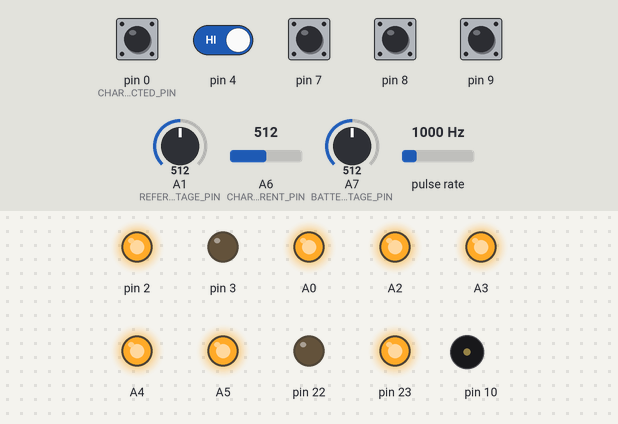
Recording of a sketch running on a simulated Arduino Nano, built with avr-gcc and run on an emulated ATmega328P. Parts: output pins drawn as LEDs (lit = HIGH), buzzer (waves = sounding). Wiring (inferred from the names in the program): pulse sensor: data pin 5. The inputs (shaded band) are chosen by the test bench; at power-on: pin 0 (CHARGER_CONNECTED_PIN), pin 4, pin 7–9 HIGH, A1 (REFERENCE_VOLTAGE_PIN) = 512, A6 (CHARGE_CURRENT_PIN) = 512, A7 (BATTERY_VOLTAGE_PIN) = 512, pulse rate 1000 Hz. Pins used as bus, display or sensor lines are not drawn.

Above: at 1.2 s.
1.3 s: pin 7 pulled LOW for 1 s
At 4.1 s:
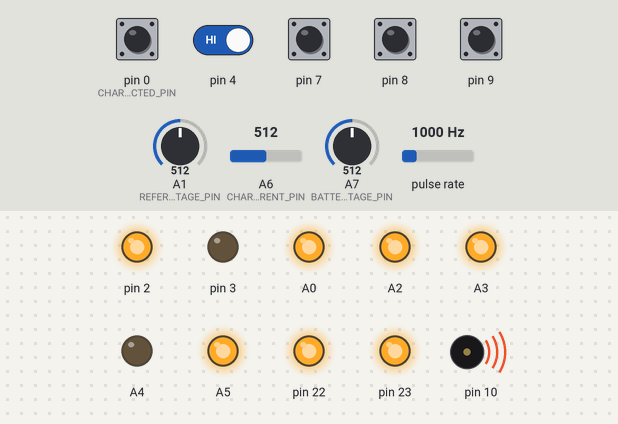
4.8 s: pin 8 pulled LOW for 0.15 s
At 6.8 s:
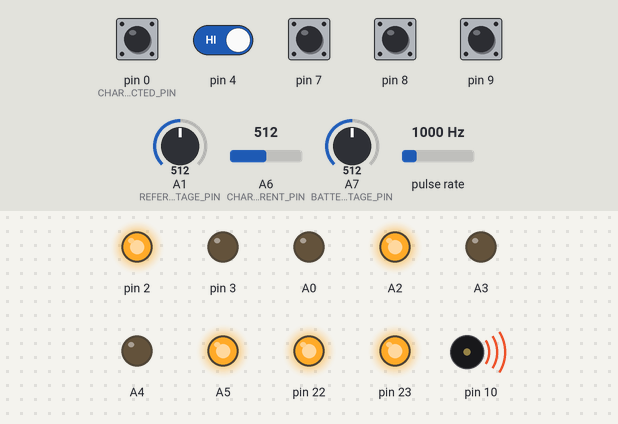
8.3 s: pin 4 driven LOW and pin 8 driven LOW
At 10.5 s:
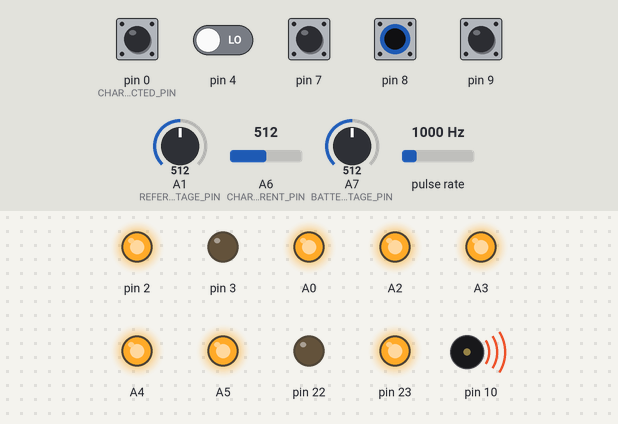
10.8 s: pin 0 (CHARGER_CONNECTED_PIN) pulled LOW for 1 s
At 11.59 s:
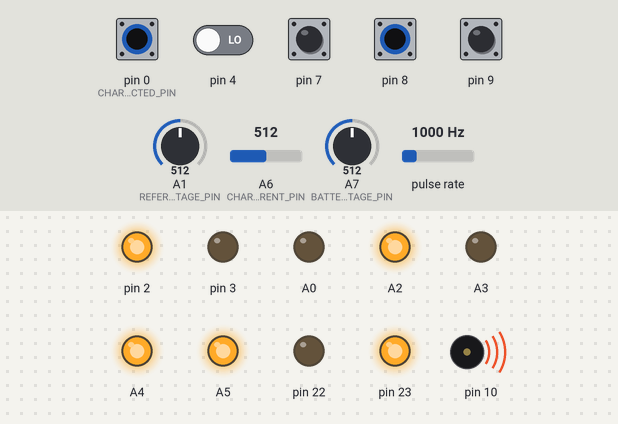
Timing chart, 0 to 13.8 s (numbered marks = the images above; inputs shaded):
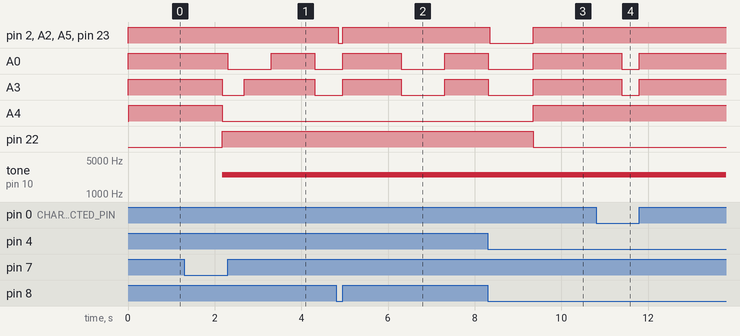

Measured:
- after the input at 1.3 s, A0: HIGH → LOW after 1.0 s, → HIGH 1.0 s later, → LOW 1.0 s later; A3: HIGH → LOW after 0.88 s, → HIGH 0.50 s later, → LOW 1.6 s later; A4: HIGH → LOW after 0.88 s; pin 22: LOW → HIGH after 0.88 s; tone on pin 10: silent → 2500 Hz after 0.88 s
- after the input at 4.8 s, pin 2, A2, A5, pin 23: HIGH → LOW after 0.05 s, → HIGH 0.10 s later
- after the input at 8.3 s, pin 2, A2, A5, pin 23: HIGH → LOW after 0.05 s, → HIGH 1.0 s later; A4: LOW → HIGH after 1.1 s; pin 22: HIGH → LOW after 1.1 s
- after the input at 10.8 s, A0, A3: HIGH → LOW after 0.59 s, → HIGH 0.41 s later

The sketch:

Product.ino
```cpp
/*
 * Product.ino
 *
 * This file acts as the glue between the Arduino runtime and the main program in Main.cpp.
 * Please don't add any code to this file. Instead, add code to Main.cpp.
 * We do it this way so that we can run the Main program either in the actual product,
 * or from a unit test environment. (Note: as of July 2021 there is no unit test setup,
 * but in theory we can/should do it sometime).
 */
#include "Main.h"

Main paprMain;

void setup() {
    paprMain.setup();
}

void loop() {
    paprMain.loop();
}
```

Battery.cpp
```cpp
#include "Battery.h"
#include "Hardware.h"
#include "MySerial.h"

#define hw Hardware::instance

/* The main purpose of the Battery class is to keep track of how much charge is currently in the battery.
 * We do this using the "Coulomb Counting" technique, which is discussed widely on the internet.
 * The algorithm is simple: measure the current flowing into or out of the battery, and measure how much time
 * the current has been flowing. From this, we can deduce the amount of charge that has gone into,
 * or out of the battery. Over time, the accuracy decreases due to cumulative roundoff error, as well
 * as inaccuracies in the time and current measurements. We minimize this loss of accuracy by detecting
 * each time the battery becomes fully charged, because at that point we know exactly how much charge
 * is in the battery.
 *
 * Our charger uses the "constant-current constant-voltage" method to charge the battery. When the charger
 * is first connected to the battery, the charger provides a voltage that is slightly higher than the
 * battery's, which causes current to start flowing into the battery. The charger keeps increasing the
 * voltage until the current reaches the allowed maximum (for our system, this appears to be around 2.6 amperes).
 * As the battery fills with charge, the charger keeps changing the voltage as needed to keep the current constant.
 * When it reaches a certain maximum voltage, the charger stops increasing the voltage. The current continues
 * to flow, but gradually reduces as the battery reaches full charge.
 * At that point, the current drops to 0 and we're done.
 *
 * You can see measurements of voltage and charge flow in the following documents:
 * https://docs.google.com/spreadsheets/d/14-mchRN22HC6OSyAcN329NEcRRjF2_VMbKz3yHDDEoI
 * https://docs.google.com/spreadsheets/d/1fPnn2ukakk8MpyGW_KrOW2ediHh8FU6yWr4Kfq2UNJs
 *
 * The PCB provides information about battery and charger on 4 input pins:
 * BATTERY_VOLTAGE_PIN - a 10-bit ADC that gives voltage. If no charger is connected, this is
 *                       the battery's voltage. If a charger is connected, then the charger and battery are
 *                       effectively wired together so this is the voltage of both.
 * CHARGE_CURRENT_PIN - a 10-bit ADC that gives the charge flowing into or out of the battery. This value
 *                      must be combined with the REFERENCE_VOLTAGE_PIN reading to get a proper result.
 *                      When no charger is connected, charge will be flowing out of the battery. When a
 *                      a charger is connected, charge will typically be flowing into the battery, however
 *                      if the battery is full and the system is consuming a lot of power, then the battery
 *                      and the charger will share the load and so you might see that charge is flowing out.
 * REFERENCE_VOLTAGE_PIN - a 10-bit ADC. Readings from this ADC must be combined with CHARGE CURRENT readings.
 * CHARGER_CONNECTED_PIN - a 1-bit digital input that says whether or not a charger is connected.
 */

// Some parameters used by the coulomb counting algorithm.
const int BATTERY_VOLTAGE_UPDATE_INTERVAL_MILLISECS = 500;
const unsigned long CHARGER_WINDDOWN_TIME_MILLIS = 1UL * 60UL * 1000UL; // 1 minute in milliseconds
const long long CHARGE_MICRO_AMPS_WHEN_FULL = 200000LL; // 0.2 Amps
const long long BATTERY_MICRO_VOLTS_CHANGED_THRESHOLD = 100000LL; // 0.1 volts

// Whenever we wake up from sleeping, we have to re-inititialize all the data used for coulomb counting.
// We don't coulomb count when the system is sleeping, because the amount of current flow is
// negligible during sleep, and because you can't run code when you're sleeping!
void Battery::wakeUp() {
    lastCoulombsUpdateMicroSecs = hw.micros();
    microVolts = 20000000LL;
    chargeStartMilliSecs = hw.millis();
    lastVoltageChangeMilliSecs = hw.millis();
    prevIsCharging = false;
    prevMicroVolts = 0;
    maybeChargingFinished = false;
}

// Given a battery voltage, estimate how much charge is in the battery. This little ad-hoc
// formula is based on measurements I made of a "typical" battery. You can see the raw data in
// the "Time vs. Battery/Charger Voltage" and "Time vs. Battery Charge" charts of the document at
// https://docs.google.com/spreadsheets/d/14-mchRN22HC6OSyAcN329NEcRRjF2_VMbKz3yHDDEoI
long long Battery::estimatePicoCoulombsFromVoltage(long long microVolts) {
    const long milliVolts = ((long)microVolts) / 1000L;
    long coulombs;

    if (milliVolts >= 20000L) {
        coulombs = 5000L + ((milliVolts - 20000L) * 4);
    } else {
        coulombs = 2000L + (milliVolts - 16500L);
    }

    return ((long long)coulombs) * 1000000000000LL;
}

// Function to initialize the coulomb counter. We can't do this in the Battery constructor,
// because the constructor runs before the hardware is fully initialized.
void Battery::initializeCoulombCount() {
    picoCoulombs = constrain(estimatePicoCoulombsFromVoltage(hw.readMicroVolts()), 0, BATTERY_CAPACITY_PICO_COULOMBS);
}

Battery::Battery()
{
    wakeUp();
}

// The Charger Connected pin indicates whether the charger is connected. It DOES NOT tell you if the
// battery is charging - for that you have to look at the current sensor to see if charge is flowing
// into or out of the battery.
bool Battery::isCharging()
{
    return hw.digitalRead(CHARGER_CONNECTED_PIN) == CHARGER_CONNECTED;
}

// The coloumb counting algorithm (in Battery::update()) needs to know how long ago the voltage changed,
// and how long ago the battery started charging. This function keeps track of that information in
// the variables "chargeStartMilliSecs" and "lastVoltageChangeMilliSecs".
void Battery::updateBatteryTimers()
{
    bool isChargingNow = isCharging();
    if (isChargingNow && !prevIsCharging) {
        // we have just started charging
        chargeStartMilliSecs = hw.millis();
        //serialPrintf("Start charging at %ld", chargeStartMilliSecs);
    }
    prevIsCharging = isChargingNow;

    // Update "microVolts" which is just a smoothed version of hw.readMicroVolts().
    // We do a low pass filter to smooth out random variations in the readings.
    // This is probably not necessary because the readings are very stable,
    // and because we already have a margin of slop.
    const long long lowPassFilterN = 100LL;
    microVolts = ((microVolts * lowPassFilterN) + hw.readMicroVolts()) / (lowPassFilterN + 1);

    if (abs(microVolts - prevMicroVolts) >= BATTERY_MICRO_VOLTS_CHANGED_THRESHOLD) {
        // voltage has changed since last time we checked
        lastVoltageChangeMilliSecs = hw.millis();
        prevMicroVolts = microVolts;
    }
}

// This function implements the Coulomb Counting algorithm.
void Battery::update()
{
    if (hw.getPowerMode() != fullPowerMode) {
        // this should never happen!
        return;
    }

    updateBatteryTimers();

    // TaKe a sample of the current. Read the clock and the current as close as possible to the same moment.
    long long nowMicroSecs = hw.micros();
    long long chargeFlowMicroAmps = hw.readMicroAmps();
    // Note: there is a lot of random variation in charge flow readings (maybe 5-10%).
    // This is not a problem because the data will get smoothed as we accumulate picoCoulombs
    // in many small increments.

    // Calculate the time interval between this sample and the previous, then use that to calculate how much charge
    // has flowed into/outof the battery since the last sample. We will assume that the current remained constant
    // between the current and previous samples.
    unsigned long deltaMicroSecs = nowMicroSecs - lastCoulombsUpdateMicroSecs;
    lastCoulombsUpdateMicroSecs = nowMicroSecs;
    long long deltaPicoCoulombs = chargeFlowMicroAmps * deltaMicroSecs;

    // update our counter of the battery charge. Don't let the number get out of range.
    picoCoulombs = picoCoulombs + deltaPicoCoulombs;
    picoCoulombs = constrain(picoCoulombs, 0, BATTERY_CAPACITY_PICO_COULOMBS);

    // if the battery is charging, and has now reached the maximum charge,
    // we will set the battery coulomb counter to 100% of the battery capacity.
    // We know we've reached the maximum charge when:
    // 1. the charger is attached, AND
    // 2. we've been charging for at least a few minutes. AND
    // 3. the battery voltage hasn't changed for at least a few minutes
    // 4. the current flow rate is quite low
    unsigned long nowMillis = hw.millis();
    if ((picoCoulombs != BATTERY_CAPACITY_PICO_COULOMBS) &&
        isCharging() &&                                                              // ...the charger is attached, AND
        ((nowMillis - chargeStartMilliSecs) > CHARGER_WINDDOWN_TIME_MILLIS) &&       // ...we've been charging for a few minutes, AND
        ((nowMillis - lastVoltageChangeMilliSecs) > CHARGER_WINDDOWN_TIME_MILLIS) && // ...the battery voltage hasn't changed for a few minutes, AND
        (chargeFlowMicroAmps < CHARGE_MICRO_AMPS_WHEN_FULL))                         // ...the current flow rate is quite low
    {
        // Our 4-point check has passed. So we are probably finished charging. However,
        // because of random fluctuations in the current measurements, we might not be
        // *completely* finished. Let's see if we stay in the "charge finished" state
        // for a few seconds.
        if (maybeChargingFinished) {
            if (nowMillis - maybeChargingFinishedMilliSecs > 5000L) {
                // We've been in "charge finished" state for long enough. It's now safe
                // to assume that the battery is fully charged.
                picoCoulombs = BATTERY_CAPACITY_PICO_COULOMBS;
                maybeChargingFinished = false;
            }
        } else {
            maybeChargingFinished = true;
            maybeChargingFinishedMilliSecs = nowMillis;
        }
    } else {
        maybeChargingFinished = false;
    }
}

void Battery::DEBUG_incrementPicoCoulombs(long long increment)
{
    picoCoulombs += increment;
    picoCoulombs = constrain(picoCoulombs, 0, BATTERY_CAPACITY_PICO_COULOMBS);
}
```

Battery.h
```cpp
#pragma once
/*
 * Battery.h
 *
 * The Battery class encapsulates all the code that manages the battery. This class provides
 * 2 key pieces of information: (1) how full is the battery? (2) is the charger attached?
 */

class Battery {
public:
    // The constructor. You only need one instance of this class.
    Battery();

    // Is the charger currently connected?
    bool isCharging();

    // How much charge is currently in the battery?
    //
    // You should not assume that this is accurate to within a picoCoulomb. The accuracy depends on
    // the accuracy of the current sensor hardware and the MCU clock, so it's probably only
    // within a few percent. The reason we use the "long long" data type is to minimize
    // cumulative rounding errors in the coulomb counting algorithm. We use "long long" instead of
    // "double" because our C++ compiler doesn't fully support double.
    long long getPicoCoulombs() { return picoCoulombs; }

    // You must call this function periodically, ideally every few milliseconds. Exception: we don't
    // expect you to call it when the system is sleeping (and therefore consuming neglible power).
    void update();

    // You must call this function when the system wakes up from sleeping.
    void wakeUp();

    // For testing and debugging: change the current coulomb count, to fool the system into
    // thinking the battery is more (or less) charged that it really is.
    void DEBUG_incrementPicoCoulombs(long long increment);

    // When the system is starting up, call this function.
    void initializeCoulombCount();

private:
    // Update the timer information that we use to determine when the battery is fully charged.
    void updateBatteryTimers();

    // When the system first starts up, we have no idea how much charge is in the battery.
    // This function estimates the charge based on the voltage reading. This is a rough
    // estimate based on measurements from a "typical" battery. It is not very reliable
    // because of the nature of Li-ion batteries, but it's better than nothing. Anyway,
    // we only rely on the estimate until the first time the battery becomes fully charged,
    // at which time we know how much charge it has.
    static long long estimatePicoCoulombsFromVoltage(long long microVolts);

    long long picoCoulombs; // How much charge is in the battery right now.
    long long microVolts;   // The voltage right now.
    unsigned long lastCoulombsUpdateMicroSecs;// microsecond timestamp of when we last sampled the current flow
    unsigned long chargeStartMilliSecs;       // millisecond timestamp of when the battery charger started up
    unsigned long lastVoltageChangeMilliSecs; // millisecond timestamp of when the battery voltage last changed
    bool prevIsCharging;      // what was "isCharging" the last time we checked
    long long prevMicroVolts; // what was "microVolts" the last time we checked
    bool maybeChargingFinished;  // If true, then we suspect that the battery is now fully charged
    unsigned long maybeChargingFinishedMilliSecs;  // millisecond timestamp of when we first suspected charge done
};
```

Debugging.cpp
```cpp
/*
 * Debugging.cpp
 */
#include "Debugging.h"
//#include "PAPRHwDefs.h"
#include "Hardware.h"

// Import a few things from Main.
extern void allLEDsOff();
extern Hardware& hw;
extern const byte LEDpins[];
extern const int numLEDs;

// Flash all the LEDs, one at a time, starting with firstIndex, ending at lastIndex.
void exerciseEachLED(int firstIndex, int lastIndex, int duration)
{
    const int increment = firstIndex < lastIndex ? 1 : -1;
    int i = firstIndex;
    do {
        hw.digitalWrite(LEDpins[i], LED_ON);
        hw.delay(duration);
        hw.digitalWrite(LEDpins[i], LED_OFF);
        if (i == lastIndex) break;
        i += increment;
    } while (1);
}

void writeHexDigitToLights(int hexDigit)
{
    allLEDsOff();

    // Turn on the leftmost light, to show that we're displaying a number
    hw.digitalWrite(LEDpins[0], LED_ON);

    // Turn on the lights corresponding to the bits of hexDigit
    hw.digitalWrite(LEDpins[3], (hexDigit & 8) ? LED_ON : LED_OFF);
    hw.digitalWrite(LEDpins[4], (hexDigit & 4) ? LED_ON : LED_OFF);
    hw.digitalWrite(LEDpins[5], (hexDigit & 2) ? LED_ON : LED_OFF);
    hw.digitalWrite(LEDpins[6], (hexDigit & 1) ? LED_ON : LED_OFF);

    hw.delay(1500);
    allLEDsOff();
}

// Write a 16-bit number to the LEDs, in hex.
void writeNumberToLights(uint16_t number)
{
    exerciseEachLED(0, numLEDs - 1, 50);

    writeHexDigitToLights((number >> 12) & 0xf);
    hw.delay(500);

    writeHexDigitToLights((number >> 8) & 0xf);
    hw.delay(500);

    writeHexDigitToLights((number >> 4) & 0xf);
    hw.delay(500);

    writeHexDigitToLights((number) & 0xf);
    hw.delay(500);

    exerciseEachLED(numLEDs - 1, 0, 50);
}
```

Debugging.h
```cpp
/*
 * Debugging.h
 *
 * Temporary debug code for writing information to the LEDs.
 * This code is no longer used, because we now are able to write
 * to the serial port. This code probably doesn't compile any more
 * but maybe someday it will be useful, so I'm keeping it.
 *
 */
#pragma once
#include "stdint.h"

 // Write a 16-bit number to the LEDs, in hex. It looks like this ...
 //    all LEDs quickly flash, left to right
 //    high-order hex digit, in binary
 //    next hex digit, in binary
 //    next hex digit, in binary
 //    low-order hex digit, in binary
 //    all LEDs quickly flash, right to left
void writeNumberToLights(uint16_t number);
```

FanController.cpp
```cpp
#include "Arduino.h"
#include "FanController.h"
#include "MySerial.h"
#include "Hardware.h"

#define hw Hardware::instance

FanController::FanController(byte sensorPin, unsigned int sensorThreshold, byte pwmPin)
{
	_sensorPin = sensorPin;
	_sensorThreshold = sensorThreshold;
	_pwmPin = pwmPin;
	hw.pinMode(pwmPin, OUTPUT);
}

void FanController::begin()
{
	hw.digitalWrite(_sensorPin, HIGH);
	setDutyCycle(100);
	_attachInterrupt();
}

unsigned int FanController::getRPM() {
	unsigned long elapsed = hw.millis() - _lastMillis;
	if (elapsed > _sensorThreshold)
	{
		noInterrupts();
		float correctionFactor = 1000.0 / elapsed;
		_lastReading = correctionFactor * _halfRevs / 2 * 60;
		_halfRevs = 0;
		_lastMillis = hw.millis();
		interrupts();
	}
	return _lastReading;
}

void FanController::setDutyCycle(byte dutyCycle) {
	hw.analogWrite(_pwmPin, 2.55 * min((int)dutyCycle, 100));
}

void FanController::_attachInterrupt() {
	hw.setFanRPMInterruptCallback(this);
}

void FanController::_detachInterrupt() {
	hw.setFanRPMInterruptCallback(0);
}

// This function gets called each time there is a pin change interrupt on the RPM sensor pin
void FanController::callback() {
	if (hw.digitalRead(_sensorPin) == LOW) {
		_halfRevs++;
	}
}
```

FanController.h
```cpp
/*
 * A class that knows how to control the fan. This code is based on Giorgio Aresu's Arduino FanController library.
*/
#pragma once
#include "Hardware.h"

class FanController : public InterruptCallback
{
public:
	FanController(byte sensorPin, unsigned int sensorThreshold, byte pwmPin = 0);
	void begin();
	unsigned int getRPM();
	void setDutyCycle(byte dutyCycle);

private:
	void _attachInterrupt();
	void _detachInterrupt();
	byte _sensorPin;
	unsigned int _sensorThreshold;
	byte _pwmPin;
	unsigned int _lastReading;
	volatile unsigned int _halfRevs;
	unsigned long _lastMillis;

public:
	virtual void callback();
};
```

Source omitted: Hardware.cpp (7954 bytes), Hardware.h (12348 bytes), Main.cpp (24099 bytes), Main.h (4764 bytes), MySerial.cpp (2342 bytes), MySerial.h (442 bytes), PB2PWM.cpp (1900 bytes), PB2PWM.h (222 bytes), PeriodicCallback.h (1023 bytes), PressDetector.h (2197 bytes), Recorder.cpp (3176 bytes), Timer.h (946 bytes)
